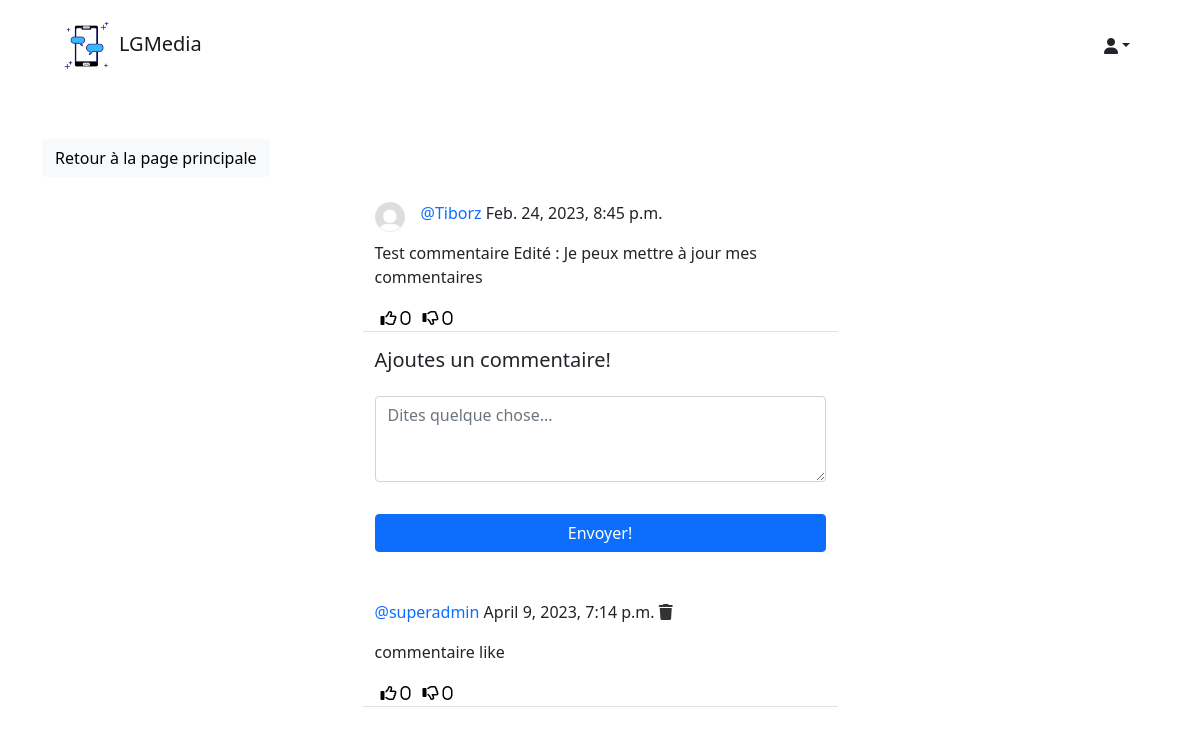
/social/post/10/ (signed in), run on the app's committed database.
### social/models.py (models this page shows)
class Post(models.Model):
    idPost = models.AutoField(primary_key=True)
    contenu = models.TextField()
    image = models.ImageField(upload_to='uploads/post_photos', blank=True, null=True)
    sendingTime = models.DateTimeField(default=timezone.now)
    auteur = models.ForeignKey(User, on_delete=models.CASCADE)
    likes = models.ManyToManyField(User, blank=True, related_name='likes')
    dislikes = models.ManyToManyField(User, blank=True, related_name='dislikes')

class UserProfile(models.Model):
	user = models.OneToOneField(User, primary_key=True, verbose_name='user', related_name='profile', on_delete=models.CASCADE)
	name = models.CharField(max_length=30, blank=True, null=True)
	bio = models.TextField(max_length=500, blank=True, null=True)
	birth_date=models.DateField(null=True, blank=True)
	location = models.CharField(max_length=100, blank=True, null=True)
	picture = models.ImageField(upload_to='uploads/profile_pictures', default='uploads/profile_pictures/default.png', blank=True)
	followers = models.ManyToManyField(User, blank=True, related_name='followers')

class Comment(models.Model):
    comment = models.TextField()
    contenu = models.DateTimeField(default=timezone.now)
    post = models.ForeignKey('Post', on_delete=models.CASCADE)
    auteur = models.ForeignKey(User, on_delete=models.CASCADE)
    sendingTime = models.DateTimeField(default=timezone.now)
    likes = models.ManyToManyField(User, blank=True, related_name='comment_likes')
    dislikes = models.ManyToManyField(User, blank=True, related_name='comment_dislikes')

### social/views.py (the view, shortened to what this page needs)
# urls.py: path('post/<int:pk>/', PostDetailView.as_view(), name='post-detail'),
class PostDetailView(LoginRequiredMixin, View):
    def get(self, request, pk, *args, **kwargs):
        post = Post.objects.get(pk=pk) # SELECT * FROM Post WHERE idPost = pk
        form = CommentForm()
        comments = Comment.objects.filter(post=post).order_by('-sendingTime') #SELECT * FROM Comment ORDER BY sendingTime
        context = {
            'post': post,
            'form': form,
            'comments': comments,
        }
        return render(request, 'social/post_detail.html', context)

### social/forms.py
class CommentForm(forms.ModelForm):
    comment = forms.CharField(
        label='',
        widget=forms.Textarea(
            attrs={'rows': '3',
                   'placeholder': 'Dites quelque chose...'}
        ))
    class Meta:
        model = Comment
        fields = ['comment']

### social/templates/social/post_detail.html (shortened to what this page needs)
{% extends 'landing/base.html' %}
{% load crispy_forms_tags %}
{% block content %}
<div class="container">
    <div class="row mt-5">
        <div class="col-md-3 col-sm-6">
            <a href="{% url 'post-list' %}" class="btn btn-light">Retour à la page principale</a>
        </div>
    </div>
    <div class="row justify-content-center mt-3">
        <div class="col-md-5 col-sm-12 border-bottom">
            <div class="d-flex align-items-center">
                <a href="{% url 'profile' post.auteur.profile.pk %}">
                    <img class="round-circle post-pdp" height="30" width="30" src="{{ post.auteur.profile.picture.url }}" />
                </a>
                <p class="post-text">
                    <a class="text-primary post-link" href="{% url 'profile' post.auteur.profile.pk %}">@{{ post.auteur }}</a>
                    {{ post.sendingTime }}
                </p>
            </div>
            <p>{{ post.contenu }}</p>
            <div class="d-flex flex-row">
                <form method="POST" action="{% url 'like' post.pk %}">
                    <button style="background-color: transparent; border: none; box-shadow: none;" type="submit">
                        <i class="far fa-thumbs-up"> <span>{{ post.likes.all.count }}</span></i>
                    </button>
                </form>
                <form method="POST" action="{% url 'dislike' post.pk %}">
                    <button style="background-color: transparent; border: none; box-shadow: none;" type="submit">
                        <i class="far fa-thumbs-down"> <span>{{ post.dislikes.all.count }}</span></i>
                    </button>
                </form>
            </div>
        </div>
    </div>
    <div class="row justify-content-center mt-3">
        <div class="col-md-5 col-sm-12">
            <h5>Ajoutes un commentaire!</h5>
        </div>
    </div>
    <div class="row justify-content-center mt-3 mb-5">
        <div class="col-md-5 col-sm-12">
            <form method="POST">
                {{ form | crispy }}
                <div class="d-grid gap-2">
                    <button class="btn btn-primary mt-3">Envoyer!</button>
                </div>
            </form>
        </div>
    </div>
    {% for comment in comments %}
    <div class="row justify-content-center mt-3 mb-5">
        <div class="col-md-5 col-sm-12 border-bottom">
            <p>
                <a href="" class="text-primary post-link">@{{ comment.auteur }}</a> {{ comment.sendingTime }}
                {% if request.user == comment.auteur %}
                <a href="{% url 'comment-delete' post.pk comment.pk %}" style="color: #333;"><i class="fas fa-trash"></i></a>
                {% endif %}
            </p>
            <p>{{ comment.comment }}</p>
            <div class="d-flex flex-row">
                <form method="POST" action="{% url 'comment-like' post.pk comment.pk %}">
                    <button style="background-color: transparent; border: none; box-shadow: none;" type="submit">
                        <i class="far fa-thumbs-up"> <span>{{ comment.likes.all.count }}</span></i>
                    </button>
                </form>
                <form method="POST" action="{% url 'comment-dislike' post.pk comment.pk %}">
                    <button style="background-color: transparent; border: none; box-shadow: none;" type="submit">
                        <i class="far fa-thumbs-down"> <span>{{ comment.dislikes.all.count }}</span></i>
                    </button>
                </form>
            </div>
        </div>
    </div>
    {% endfor %}
</div>
{% endblock content %}

### static/style.css (style rules this page uses)
.post-pdp { float: left; margin-right: 1rem; }
.post-link { text-decoration: none; }
.post-text { padding-top: 0.5rem; }

### data on the page
Post: auteur.profile.picture (placeholder picture), auteur "Tiborz", sendingTime "Feb. 24, 2023, 8:45 p.m.", contenu "Test commentaire Edité : Je peux mettre à jour mes commentaires", likes.all.count "0", dislikes.all.count "0"
Comment: auteur "superadmin", sendingTime "April 9, 2023, 7:14 p.m.", comment "commentaire like", likes.all.count "0", dislikes.all.count "0"
